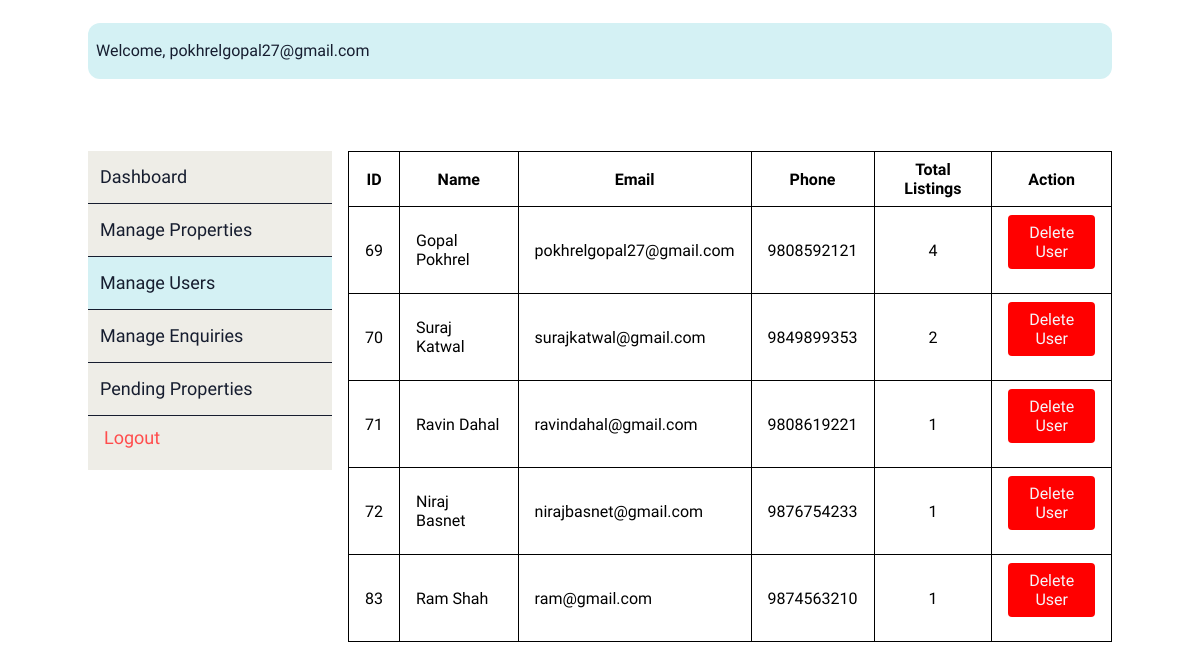
The page /admin/manage-users.php (signed in) on the database its author committed.
### tables this page shows
CREATE TABLE `users` (
  `id` int NOT NULL AUTO_INCREMENT,
  `fullname` varchar(100) NOT NULL,
  `email` varchar(100) NOT NULL,
  `password` varchar(100) NOT NULL,
  `phone_number` varchar(50) DEFAULT NULL,
  PRIMARY KEY (`id`),
  UNIQUE KEY `id` (`id`),
  UNIQUE KEY `email` (`email`)
);

### admin/manage-users.php (the view, shortened to what this page needs)
<?php include 'common/connection.php'; ?>
<html>
<head>
    <?php include 'common/head.php'; ?>
</head>
<body class="bg-slate-100">
    <?php
    if (isset($_SESSION['username'])) {
    ?>
        <?php include 'common/admin-navbar.php'; ?>
    <?php
    } else {
        header('location:login.php');
    }
    ?>
    <div class="py-10 container mx-auto">
        <div class="grid grid-cols-4 gap-4">
            <?php include 'menu.php'; ?>
            <div class="col-span-3 mt-8">
                <div class="userData">
                    <?php
                    $usersQuery = "SELECT * FROM users";
                    $usersResult = mysqli_query($conn, $usersQuery);
                    if (mysqli_num_rows($usersResult) > 0) {
                    ?>
                        <table class="table-auto w-full">
                            <thead>
                                <tr>
                                    <th class="border px-4 py-2">ID</th>
                                    <th class="border px-4 py-2">Name</th>
                                    <th class="border px-4 py-2">Email</th>
                                    <th class="border px-4 py-2">Phone</th>
                                    <th class="border px-4 py-2">Total Listings</th>
                                    <th class="border px-4 py-2">Action</th>
                                </tr>
                            </thead>
                            <tbody>
                                <?php
                                while ($user = mysqli_fetch_assoc($usersResult)) {
                                ?>
                                    <tr>
                                        <td class="border px-4 py-2"><?php echo $user['id']; ?></td>
                                        <td class="border px-4 py-2"><?php echo $user['fullname']; ?></td>
                                        <td class="border px-4 py-2"><?php echo $user['email']; ?></td>
                                        <td class="border px-4 py-2"><?php
                                                                        if ($user['phone_number'] == '') {
                                                                            echo 'Not Provided';
                                                                        } else {
                                                                            echo $user['phone_number'];
                                                                        }
                                                                        ?>
                                        </td>
                                        <td class="border px-4 py-2 text-center">
                                            <?php
                                            $query = "SELECT * FROM properties WHERE contact_person='$user[id]'";
                                            $result = mysqli_query($conn, $query);
                                            echo mysqli_num_rows($result);
                                            ?>
                                        </td>
                                        <td class="border px-4 py-2 text-center">
                                            <form action="" method="post">
                                                <button style="background-color: red;" type="submit" name="deleteUser" class="text-light p-2 rounded"> Delete
                                                    User</button>
                                            </form>
                                        </td>
                                    </tr>
                            <?php
                                }
                            } else {
                                echo "<h1 class='text-center text-2xl'>No Users Found</h1>";
                            }
                            ?>
                            </tbody>
                        </table>
                </div>
            </div>
        </div>
    </div>
</body>
</html>

### style.css (style rules this page uses)
html { line-height: 1.5; }
body { padding: 15px; margin: 0; line-height: inherit; font-family: 'Questrial', sans-serif; }
.col-span-3 { grid-column: span 3 / span 3; }
.mx-auto { margin-left: auto; margin-right: auto; }
.mt-8 { margin-top: 2rem; }
.grid { display: grid; }
.w-full { width: 100%; }
.table-auto { table-layout: auto; }
.grid-cols-4 { grid-template-columns: repeat(4, minmax(0, 1fr)); }
.gap-4 { gap: 1rem; }
.p-2 { padding: 0.5rem; }
.rounded { border-radius: 0.25rem; }
.border { border-width: 1px; }
.px-4 { padding-left: 1rem; padding-right: 1rem; }
.py-10 { padding-top: 2.5rem; padding-bottom: 2.5rem; }
.py-2 { padding-top: 0.5rem; padding-bottom: 0.5rem; }
.text-center { text-align: center; }
table { text-indent: 0; border-color: inherit; border-collapse: collapse; }
button, input, optgroup, select, textarea { font-family: inherit; font-size: 100%; font-weight: inherit; line-height: inherit; color: inherit; margin: 0; padding: 0; }
button, [type='button'], [type='reset'], [type='submit'] { background-color: transparent; background-image: none; }
button, [role="button"] { cursor: pointer; }
.container { width: 100%; }
@media (min-width: 640px) { .container { max-width: 640px; } }
@media (min-width: 768px) { .container { max-width: 768px; } }
@media (min-width: 1024px) { .container { max-width: 1024px; } }
.text-light { --tw-text-opacity: 1; color: rgb(245 245 249 / var(--tw-text-opacity)); }

### rows shown on the page
users: id "69", fullname "Gopal Pokhrel", email "pokhrelgopal27@gmail.com", phone_number "9808592121", mysqli_num_rows($result) "4"
users: id "70", fullname "Suraj Katwal", email "surajkatwal@gmail.com", phone_number "9849899353", mysqli_num_rows($result) "2"
users: id "71", fullname "Ravin Dahal", email "ravindahal@gmail.com", phone_number "9808619221", mysqli_num_rows($result) "1"
users: id "72", fullname "Niraj Basnet", email "nirajbasnet@gmail.com", phone_number "9876754233", mysqli_num_rows($result) "1"
users: id "83", fullname "Ram Shah", email "ram@gmail.com", phone_number "9874563210", mysqli_num_rows($result) "1"

### other values the page prints
$_SESSION['username'] "pokhrelgopal27@gmail.com"
